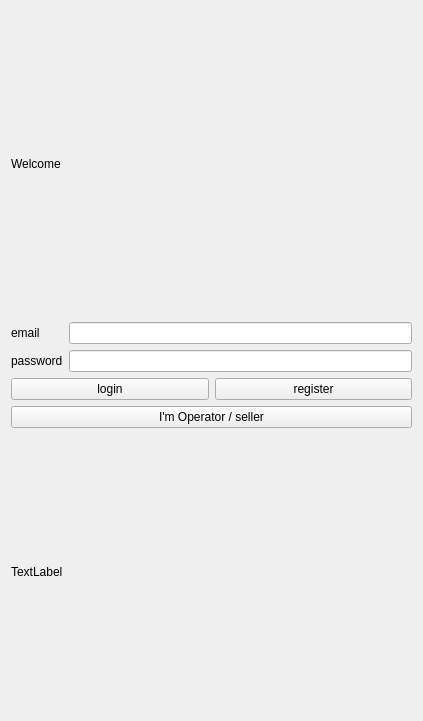
<?xml version="1.0" encoding="UTF-8"?>
<ui version="4.0">
 <class>login</class>
 <widget class="QWidget" name="login">
  <property name="geometry">
   <rect>
    <x>0</x>
    <y>0</y>
    <width>423</width>
    <height>721</height>
   </rect>
  </property>
  <property name="windowTitle">
   <string>Form</string>
  </property>
  <layout class="QGridLayout" name="gridLayout_2">
   <item row="0" column="0">
    <layout class="QGridLayout" name="gridLayout">
     <item row="2" column="0">
      <layout class="QHBoxLayout" name="horizontalLayout">
       <item>
        <widget class="QPushButton" name="login_push_button">
         <property name="text">
          <string>login</string>
         </property>
        </widget>
       </item>
       <item>
        <widget class="QPushButton" name="register_push_button">
         <property name="text">
          <string>register</string>
         </property>
        </widget>
       </item>
      </layout>
     </item>
     <item row="1" column="0">
      <layout class="QGridLayout" name="gridLayout_3">
       <item row="1" column="1">
        <widget class="QLineEdit" name="login_password"/>
       </item>
       <item row="0" column="1">
        <widget class="QLineEdit" name="login_email"/>
       </item>
       <item row="0" column="0">
        <widget class="QLabel" name="login_email_label">
         <property name="text">
          <string>email</string>
         </property>
        </widget>
       </item>
       <item row="1" column="0">
        <widget class="QLabel" name="login_pass_label">
         <property name="text">
          <string>password</string>
         </property>
        </widget>
       </item>
      </layout>
     </item>
     <item row="3" column="0">
      <layout class="QVBoxLayout" name="verticalLayout">
       <item>
        <widget class="QPushButton" name="operator_seller_login_page">
         <property name="text">
          <string>I'm Operator / seller</string>
         </property>
        </widget>
       </item>
       <item>
        <widget class="QLabel" name="status_label">
         <property name="text">
          <string>TextLabel</string>
         </property>
        </widget>
       </item>
      </layout>
     </item>
     <item row="0" column="0">
      <widget class="QLabel" name="label">
       <property name="text">
        <string>Welcome</string>
       </property>
      </widget>
     </item>
    </layout>
   </item>
  </layout>
 </widget>
 <resources/>
 <connections/>
</ui>
